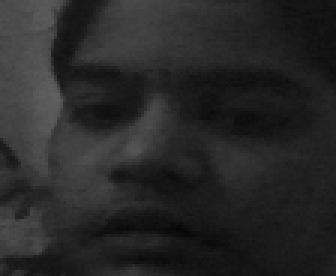
#> input picture images/akhi/1.png, 112 x 92 px (shown 3 times larger)
$ python face_recog.py
#> lines starting #> are read from the running program, lines starting #| are printed output that depends on the picture
import cv2, sys, numpy, os,time
size = 2 # change this to 4 to speed up processing trade off is the accuracy
classifier = 'haarcascade_frontalface_default.xml'
image_dir = 'images'
print("Face Recognition Starting ...")
# Create a list of images,labels,dictionary of corresponding names
(images, labels, names, id) = ([], [], {}, 0)

# Get the folders containing the training data
for (subdirs, dirs, files) in os.walk(image_dir):

    # Loop through each folder named after the subject in the photos
    for subdir in dirs:
        names[id] = subdir

        subjectpath = os.path.join(image_dir, subdir)

        # Loop through each photo in the folder
        for filename in os.listdir(subjectpath):

            # Skip non-image formats
            f_name, f_extension = os.path.splitext(filename)
            if(f_extension.lower() not in
                    ['.png','.jpg','.jpeg','.gif','.pgm']):
                print("Skipping "+filename+", wrong file type")
                continue
            path = subjectpath + '/' + filename
            label = id

            # Add to training data
            images.append(cv2.imread(path, 0))
            labels.append(int(label))
        id += 1
#> id = 1
(im_width, im_height) = (120, 102)

# Create a Numpy array from the two lists above
(images, labels) = [numpy.array(lis) for lis in [images, labels]]
model = cv2.face.LBPHFaceRecognizer_create()
model.train(images, labels)
haar_cascade = cv2.CascadeClassifier(classifier)
webcam = cv2.VideoCapture(0) #  0 to use webcam
while True:
    # Loop until the camera is working
    rval = False
    while(not rval):
        # Put the image from the webcam into 'frame'
        (rval, frame) = webcam.read()
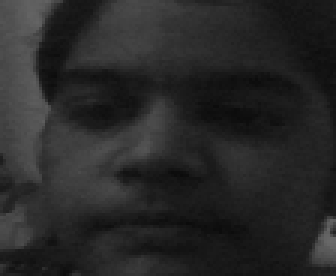
#> input picture images/akhi/12.png, 112 x 92 px, given in place of the camera (shown 3 times larger)
#> frame is the input picture: shape (92, 112, 3); min 11, max 106, mean 39.9
        if(not rval):
            print("Failed to open webcam. Trying again...")
    startTime = time.time()
    # Flip the image (optional)
    frame=cv2.flip(frame,1) # 0 = horizontal ,1 = vertical , -1 = both
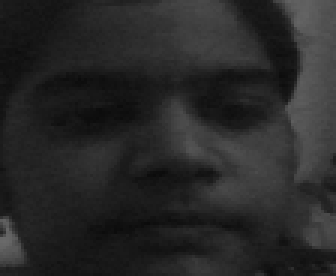
#> frame: shape (92, 112, 3) (shown 3 times larger); min 11, max 106, mean 39.9

    # Convert to grayscalel
    gray = cv2.cvtColor(frame, cv2.COLOR_BGR2GRAY)

    # Resize to speed up detection (optinal, change size above)
    mini = cv2.resize(gray, (int(gray.shape[1] / size), int(gray.shape[0] / size)))

    # Detect faces and loop through each one
    faces = haar_cascade.detectMultiScale(mini)
    for i in range(len(faces)):
        face_i = faces[i]

        # Coordinates of face after scaling back by size
        (x, y, w, h) = [v * size for v in face_i]
        face = gray[y:y + h, x:x + w]
        face_resize = cv2.resize(face, (im_width, im_height))
        start =(x, y)
        end =(x + w, y + h)
        # Try to recognize the face
        prediction = model.predict(face_resize)
        cv2.rectangle(frame,start , end, (0, 255, 0), 3) # creating a bounding box for detected face
        cv2.rectangle(frame, (start[0],start[1]-20), (start[0]+120,start[1]), (0, 255, 255), -3) # creating  rectangle on the upper part of bounding box
        #for i in prediction[1]
        if prediction[1]<90 :  # note: 0 is the perfect match  the higher the value the lower the accuracy
            cv2.putText(frame,'%s - %.0f' % (names[prediction[0]],prediction[1]),(x+5, y-5), cv2.FONT_HERSHEY_SIMPLEX,0.6,(0, 0, 0),thickness=2)
            print('%s - %.0f' % (names[prediction[0]],prediction[1]))
        else:
            cv2.putText(frame,("Unknown {} ".format(str(int(prediction[1])))),(x+5, y-5), cv2.FONT_HERSHEY_SIMPLEX,0.5,(0, 0, 0),thickness=2)
            print("Unknown -",prediction[1])
    endTime = time.time()
    fps = 1/(endTime-startTime)
    cv2.rectangle(frame,(30,48),(130,70),(0,0,0),-1)
    cv2.putText(frame,"Fps : {} ".format(str(int(fps))),(34,65),cv2.FONT_HERSHEY_SIMPLEX,0.6,(0,255,255),2)
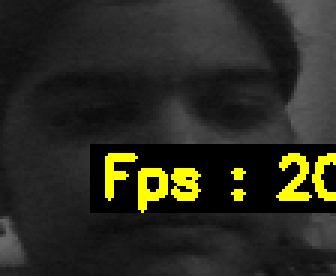
#> frame: shape (92, 112, 3) (shown 3 times larger); mean B, G, R 31.5, 42.5, 42.5
    # Show the image and check for "q" being pressed
    cv2.imshow('Recognition System', frame)
    if cv2.waitKey(1) & 0xFF == ord('q'):
#> (key q is pressed here)
                break
webcam.release()
cv2.destroyAllWindows()
